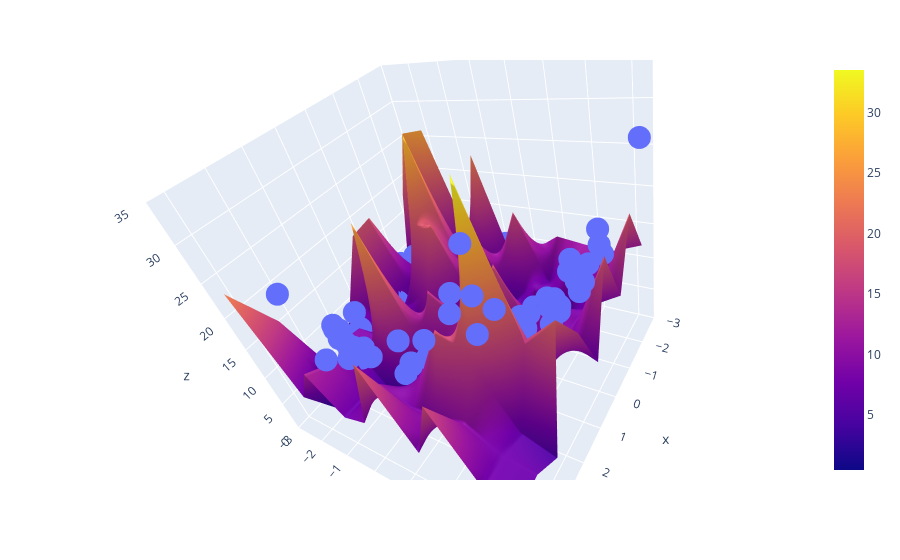

The cell this chart's notebook holds for it:
### Code cell
X_test_multi = poly.transform(final)
z_final = lr.predict(X_multi_trans).reshape(10,10)
fig = px.scatter_3d(x=x.ravel(), y=y.ravel(), z=z.ravel())

fig.add_trace(go.Surface(x = x_input, y = y_input, z =z_final))

fig.update_layout(scene = dict(zaxis = dict(range=[0,35])))

fig.show()
